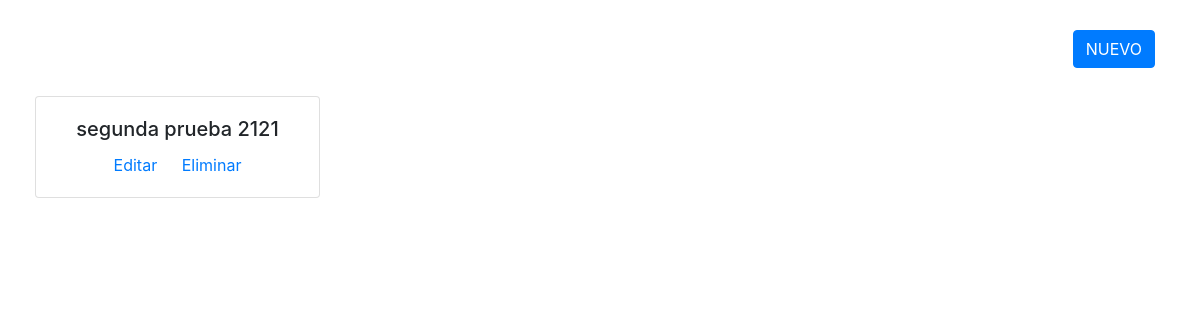
Page /modulos/categorias/index.php (signed in) on the earlier database version.
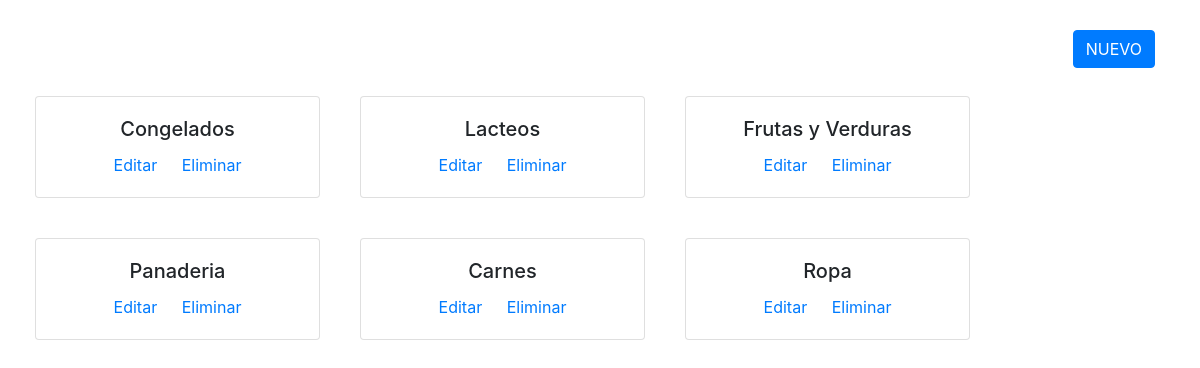
Same page on the later database version.
### tables this page shows
CREATE TABLE `categorias` (
  `id_categoria` int(11) UNSIGNED NOT NULL,
  `nombre_categoria` varchar(50) NOT NULL,
  `status_categoria` int(1) NOT NULL DEFAULT 0
);

### modulos/categorias/index.php (the view, shortened to what this page needs)
<?php
require_once('../../conexion.php');
?>
<!DOCTYPE html>
<html lang="es-MX">
<head>
    <link rel="stylesheet" href="https://stackpath.bootstrapcdn.com/bootstrap/4.5.0/css/bootstrap.min.css">
</head>
<body>
    <div class="container-fluid text-center">
    <div class="col-sm-12" style="padding: 30px;">
    <a href='formulario_categorias.php' class ="btn btn-primary float-right mb-2">NUEVO</a>
  </div>
        <div class="col-md-12 row">
            <?php
            $consulta = "SELECT * FROM categorias";
            $resultado = mysqli_query($mysqli, $consulta);
            while ($fila = mysqli_fetch_array($resultado)) {
            ?>
                <div class="card col-md-3" style="width: 18rem;margin:20px;">
                    <div class="card-body">
                        <h5 class="card-title"><?php echo $fila["nombre_categoria"]; ?></h5>
                        <a href="fEdicion_categorias.php?id=<?php echo $fila['id_categoria']; ?>" class="card-link">Editar</a>
                        <a href="eliminar_categorias.php?id=<?php echo $fila['id_categoria']; ?>" class="card-link">Eliminar</a>
                    </div>
                </div>
            <?php }  ?>
        </div>
    </div>
</body>
</html>

Differences in the rows shown:
removed categorias: nombre_categoria "segunda prueba 2121"
added categorias: nombre_categoria "Congelados"
added categorias: nombre_categoria "Lacteos"
added categorias: nombre_categoria "Frutas y Verduras"
added categorias: nombre_categoria "Panaderia"
added categorias: nombre_categoria "Carnes"
added categorias: nombre_categoria "Ropa"
